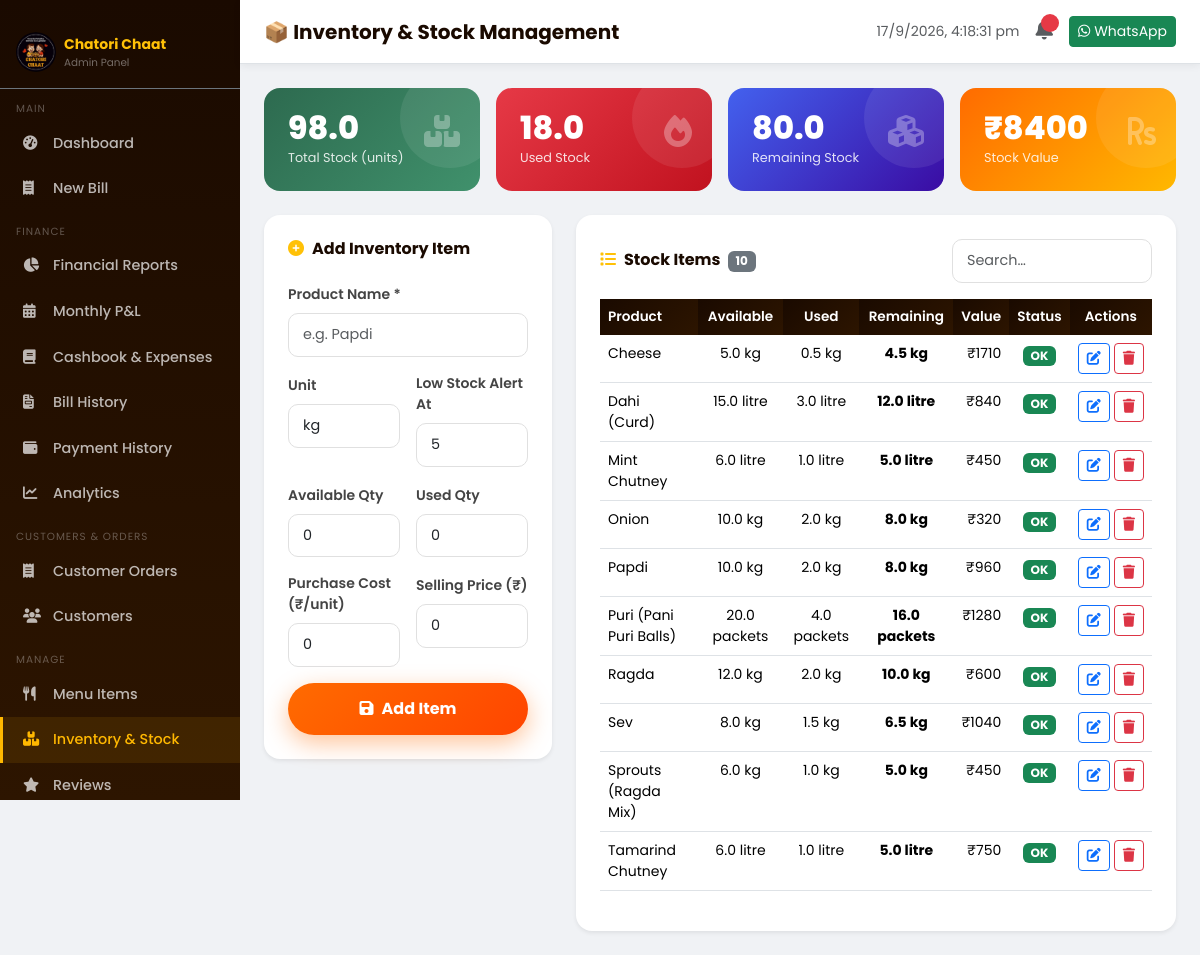
The page /admin/inventory (signed in) on the database its author committed.
### tables this page shows
CREATE TABLE inventory (
            id INTEGER PRIMARY KEY AUTOINCREMENT,
            product_name TEXT UNIQUE NOT NULL,
            unit TEXT DEFAULT 'kg',
            available_qty REAL DEFAULT 0,
            used_qty REAL DEFAULT 0,
            purchase_cost REAL DEFAULT 0,
            selling_price REAL DEFAULT 0,
            low_stock_threshold REAL DEFAULT 5,
            updated_at TIMESTAMP DEFAULT CURRENT_TIMESTAMP
        );

### app.py (the view)
@app.route('/admin/inventory')
@login_required
def admin_inventory():
    conn = get_db()
    items = conn.execute("SELECT * FROM inventory ORDER BY product_name").fetchall()
    conn.close()
    total_stock = sum(i['available_qty'] for i in items)
    used_stock = sum(i['used_qty'] for i in items)
    remaining_stock = total_stock - used_stock
    stock_value = sum((i['available_qty'] - i['used_qty']) * i['purchase_cost'] for i in items)
    return render_template('admin/inventory.html', items=items, total_stock=total_stock,
                           used_stock=used_stock, remaining_stock=remaining_stock, stock_value=stock_value)

### app.py (called while the page is built)
def get_db():
    conn = sqlite3.connect(DB_PATH)
    conn.row_factory = sqlite3.Row
    conn.execute("PRAGMA foreign_keys = ON")
    return conn

def login_required(f):
    @wraps(f)
    def decorated(*args, **kwargs):
        if not session.get('admin'):
            return redirect(url_for('login'))
        return f(*args, **kwargs)
    return decorated

### templates/admin/inventory.html (shortened to what this page needs)
{% extends "admin/base_admin.html" %}
{% block page_title %}📦 Inventory & Stock Management{% endblock %}
{% block content %}
<div class="row g-3 mb-4">
  <div class="col-6 col-xl-3">
    <div class="fin-card revenue"><div class="fin-icon"><i class="fas fa-boxes"></i></div>
      <div class="fin-value">{{ "%.1f"|format(total_stock) }}</div><div class="fin-label">Total Stock (units)</div></div>
  </div>
  <div class="col-6 col-xl-3">
    <div class="fin-card expense"><div class="fin-icon"><i class="fas fa-fire"></i></div>
      <div class="fin-value">{{ "%.1f"|format(used_stock) }}</div><div class="fin-label">Used Stock</div></div>
  </div>
  <div class="col-6 col-xl-3">
    <div class="fin-card orders"><div class="fin-icon"><i class="fas fa-cubes"></i></div>
      <div class="fin-value">{{ "%.1f"|format(remaining_stock) }}</div><div class="fin-label">Remaining Stock</div></div>
  </div>
  <div class="col-6 col-xl-3">
    <div class="fin-card profit"><div class="fin-icon"><i class="fas fa-rupee-sign"></i></div>
      <div class="fin-value">₹{{ "%.0f"|format(stock_value) }}</div><div class="fin-label">Stock Value</div></div>
  </div>
</div>
<div class="row g-4">
  <div class="col-lg-4">
    <div class="bg-white rounded-4 shadow-sm p-4">
      <h6 class="fw-bold mb-4"><i class="fas fa-plus-circle text-warning me-2"></i>Add Inventory Item</h6>
      <div class="row g-3">
        <div class="col-12"><label class="form-label small fw-600">Product Name *</label><input type="text" class="form-control" id="newName" placeholder="e.g. Papdi"></div>
        <div class="col-6"><label class="form-label small fw-600">Unit</label><input type="text" class="form-control" id="newUnit" placeholder="kg / litre / packets" value="kg"></div>
        <div class="col-6"><label class="form-label small fw-600">Low Stock Alert At</label><input type="number" class="form-control" id="newThreshold" value="5" min="0" step="0.1"></div>
        <div class="col-6"><label class="form-label small fw-600">Available Qty</label><input type="number" class="form-control" id="newAvail" value="0" min="0" step="0.1"></div>
        <div class="col-6"><label class="form-label small fw-600">Used Qty</label><input type="number" class="form-control" id="newUsed" value="0" min="0" step="0.1"></div>
        <div class="col-6"><label class="form-label small fw-600">Purchase Cost (₹/unit)</label><input type="number" class="form-control" id="newCost" value="0" min="0" step="0.01"></div>
        <div class="col-6"><label class="form-label small fw-600">Selling Price (₹)</label><input type="number" class="form-control" id="newSell" value="0" min="0" step="0.01"></div>
        <div class="col-12"><button class="btn btn-saffron w-100" onclick="addItem()"><i class="fas fa-save me-2"></i>Add Item</button></div>
      </div>
    </div>
  </div>
  <div class="col-lg-8">
    <div class="bg-white rounded-4 shadow-sm p-4">
      <div class="d-flex justify-content-between align-items-center mb-3">
        <h6 class="fw-bold mb-0"><i class="fas fa-list text-warning me-2"></i>Stock Items <span class="badge bg-secondary ms-1">{{ items|length }}</span></h6>
        <input type="text" class="form-control form-control-sm" style="max-width:200px;" placeholder="Search…" oninput="filterTable(this.value)">
      </div>
      <div class="table-responsive">
        <table class="table table-cc table-hover" id="invTable">
          <thead><tr><th>Product</th><th class="text-center">Available</th><th class="text-center">Used</th><th class="text-center">Remaining</th><th class="text-end">Value</th><th class="text-center">Status</th><th class="text-center">Actions</th></tr></thead>
          <tbody>
            {% for item in items %}
            {% set remaining = item.available_qty - item.used_qty %}
            <tr id="row-{{ item.id }}" data-name="{{ item.product_name|lower }}" class="{% if remaining <= item.low_stock_threshold %}table-warning{% endif %}">
              <td class="fw-600 small">{{ item.product_name }}</td>
              <td class="text-center small">{{ item.available_qty }} {{ item.unit }}</td>
              <td class="text-center small">{{ item.used_qty }} {{ item.unit }}</td>
              <td class="text-center small fw-bold">{{ remaining }} {{ item.unit }}</td>
              <td class="text-end small">₹{{ "%.0f"|format(remaining * item.purchase_cost) }}</td>
              <td class="text-center">
                {% if remaining <= item.low_stock_threshold %}
                <span class="badge bg-danger"><i class="fas fa-exclamation-triangle me-1"></i>Low Stock</span>
                {% else %}
                <span class="badge bg-success">OK</span>
                {% endif %}
              </td>
              <td class="text-center">
                <div class="d-flex gap-1 justify-content-center">
                  <button class="btn btn-sm btn-outline-primary" onclick='editItem({{ item.id }},"{{ item.product_name }}","{{ item.unit }}",{{ item.available_qty }},{{ item.used_qty }},{{ item.purchase_cost }},{{ item.selling_price }},{{ item.low_stock_threshold }})'><i class="fas fa-edit"></i></button>
                  <button class="btn btn-sm btn-outline-danger" onclick="deleteItem({{ item.id }},'{{ item.product_name }}')"><i class="fas fa-trash"></i></button>
                </div>
              </td>
            </tr>
            {% else %}
            <tr><td colspan="7" class="text-center text-muted py-5">No inventory items yet. Add your first item on the left.</td></tr>
            {% endfor %}
          </tbody>
        </table>
      </div>
    </div>
  </div>
</div>
{% endblock %}

### static/css/style.css (style rules this page uses)
:root { --saffron: #FF6B00; --turmeric: #FFB800; --chili: #E63946; --leaf: #2D6A4F; --leaf-light: #40916C; --dark: #1A0A00; --dark2: #2D1500; --cream: #FFF8F0; --text-dark: #1A0A00; --radius: 16px; --shadow: 0 8px 32px rgba(255,107,0,0.15); }
* { box-sizing: border-box; }
body { font-family: 'Poppins', sans-serif; background: var(--cream); color: var(--text-dark); overflow-x: hidden; }
.btn-saffron { background: linear-gradient(135deg, var(--saffron), #FF4500); color: white; border: none; padding: 14px 32px; border-radius: 50px; font-weight: 700; font-size: 1rem; transition: all 0.3s; box-shadow: 0 8px 24px rgba(255,107,0,0.4); }
.form-control, .form-select { border-radius: 10px; border: 1.5px solid #e0e0e0; padding: 10px 14px; font-size: 0.9rem; transition: border-color 0.2s, box-shadow 0.2s; }
.form-label { font-weight: 600; font-size: 0.875rem; color: #444; }
.table-cc thead th { background: linear-gradient(135deg, var(--dark), var(--dark2)); color: white; border: none; font-weight: 600; font-size: 0.85rem; }
.fin-card { border-radius: 16px; padding: 1.5rem; color: white; position: relative; overflow: hidden; }
.fin-card::after { content: ''; position: absolute; right: -20px; top: -20px; width: 100px; height: 100px; border-radius: 50%; background: rgba(255,255,255,0.08); }
.fin-card.revenue { background: linear-gradient(135deg, #2D6A4F, #40916C); }
.fin-card.expense { background: linear-gradient(135deg, #E63946, #c1121f); }
.fin-card.profit { background: linear-gradient(135deg, #FF6B00, #FFB800); }
.fin-card.orders { background: linear-gradient(135deg, #4361EE, #3a0ca3); }
.fin-value { font-size: 2rem; font-weight: 800; line-height: 1; }
.fin-label { font-size: 0.8rem; opacity: 0.85; margin-top: 4px; }
.fin-icon { font-size: 2rem; opacity: 0.3; position: absolute; right: 20px; top: 20px; }

### rows shown on the page
inventory: product_name "Cheese", available_qty "5.0", unit "kg", used_qty "0.5", remaining "4.5", remaining*item.purchase_cost "1710", low_stock_threshold "OK"
inventory: product_name "Dahi (Curd)", available_qty "15.0", unit "litre", used_qty "3.0", remaining "12.0", remaining*item.purchase_cost "840", low_stock_threshold "OK"
inventory: product_name "Mint Chutney", available_qty "6.0", unit "litre", used_qty "1.0", remaining "5.0", remaining*item.purchase_cost "450", low_stock_threshold "OK"
inventory: product_name "Onion", available_qty "10.0", unit "kg", used_qty "2.0", remaining "8.0", remaining*item.purchase_cost "320", low_stock_threshold "OK"
inventory: product_name "Papdi", available_qty "10.0", unit "kg", used_qty "2.0", remaining "8.0", remaining*item.purchase_cost "960", low_stock_threshold "OK"
inventory: product_name "Puri (Pani Puri Balls)", available_qty "20.0", unit "packets", used_qty "4.0", remaining "16.0", remaining*item.purchase_cost "1280", low_stock_threshold "OK"
inventory: product_name "Ragda", available_qty "12.0", unit "kg", used_qty "2.0", remaining "10.0", remaining*item.purchase_cost "600", low_stock_threshold "OK"
inventory: product_name "Sev", available_qty "8.0", unit "kg", used_qty "1.5", remaining "6.5", remaining*item.purchase_cost "1040", low_stock_threshold "OK"
inventory: product_name "Sprouts (Ragda Mix)", available_qty "6.0", unit "kg", used_qty "1.0", remaining "5.0", remaining*item.purchase_cost "450", low_stock_threshold "OK"
inventory: product_name "Tamarind Chutney", available_qty "6.0", unit "litre", used_qty "1.0", remaining "5.0", remaining*item.purchase_cost "750", low_stock_threshold "OK"

### other values the page prints
{{ "%.1f"|format(total_stock) }} "98.0"
{{ "%.1f"|format(used_stock) }} "18.0"
{{ "%.1f"|format(remaining_stock) }} "80.0"
{{ "%.0f"|format(stock_value) }} "8400"
{{ items|length }} "10"
